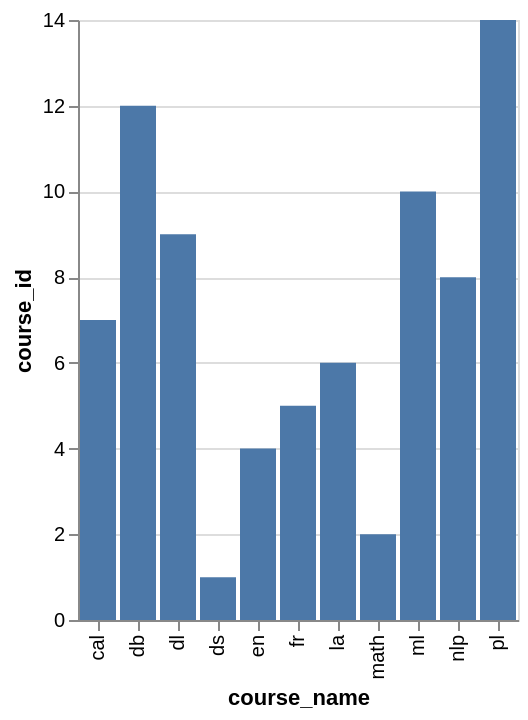

Specify this chart in Vega-Lite:
### Vega-Lite specification from a JSON file in a GitHub repository (floating-point values rounded to 4 significant figures)
{"data": {"values": [{"x_data": "cal", "y_data": 7}, {"x_data": "db", "y_data": 12}, {"x_data": "dl", "y_data": 9}, {"x_data": "ds", "y_data": 1}, {"x_data": "en", "y_data": 4}, {"x_data": "fr", "y_data": 5}, {"x_data": "la", "y_data": 6}, {"x_data": "math", "y_data": 2}, {"x_data": "ml", "y_data": 10}, {"x_data": "nlp", "y_data": 8}, {"x_data": "pl", "y_data": 14}]}, "mark": "bar", "encoding": {"x": {"field": "x_data", "type": "nominal", "title": "course_name", "sort": "ascending"}, "y": {"field": "y_data", "type": "quantitative", "title": "course_id"}}}
